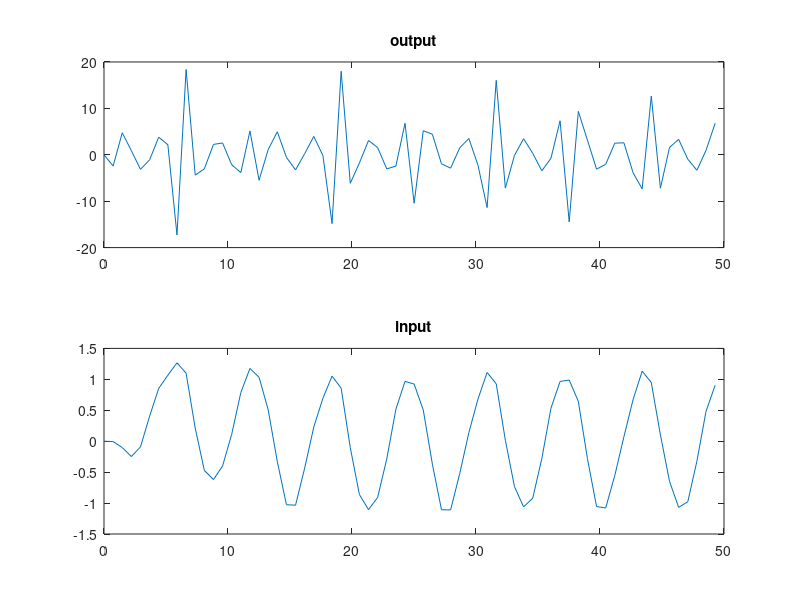

The MATLAB source for this figure:
H = tf([0.1 8/15],[1 11/15 61/50 53/180 8/150]);
t = 0:0.7356:50;
u = sin(t) + 2*sin(2*t) + 3*sin(3*t) + 4*sin(4*t) + 5*sin(5*t) + 6*sin(6*t);
y = lsim(H, u, t); 
subplot(2, 1, 1)
plot(t, u);
title("output")
subplot(2, 1, 2)
plot(t, y)
title("input")